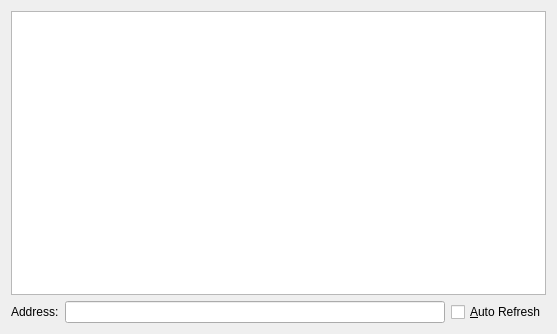
<ui version="4.0" >
 <class>MemEditWidget</class>
 <widget class="QWidget" name="MemEditWidget" >
  <property name="geometry" >
   <rect>
    <x>0</x>
    <y>0</y>
    <width>557</width>
    <height>334</height>
   </rect>
  </property>
  <property name="windowTitle" >
   <string>Memory</string>
  </property>
  <layout class="QGridLayout" name="gridLayout" >
   <item row="0" column="0" colspan="3" >
    <widget class="QTableView" name="tableView" >
     <property name="showGrid" >
      <bool>false</bool>
     </property>
    </widget>
   </item>
   <item row="1" column="1" >
    <widget class="QLineEdit" name="lineEdit" />
   </item>
   <item row="1" column="0" >
    <widget class="QLabel" name="labelAddress" >
     <property name="text" >
      <string>Address:</string>
     </property>
    </widget>
   </item>
   <item row="1" column="2" >
    <widget class="QCheckBox" name="checkAuto" >
     <property name="text" >
      <string>&amp;Auto Refresh</string>
     </property>
    </widget>
   </item>
  </layout>
 </widget>
 <resources/>
 <connections/>
</ui>
